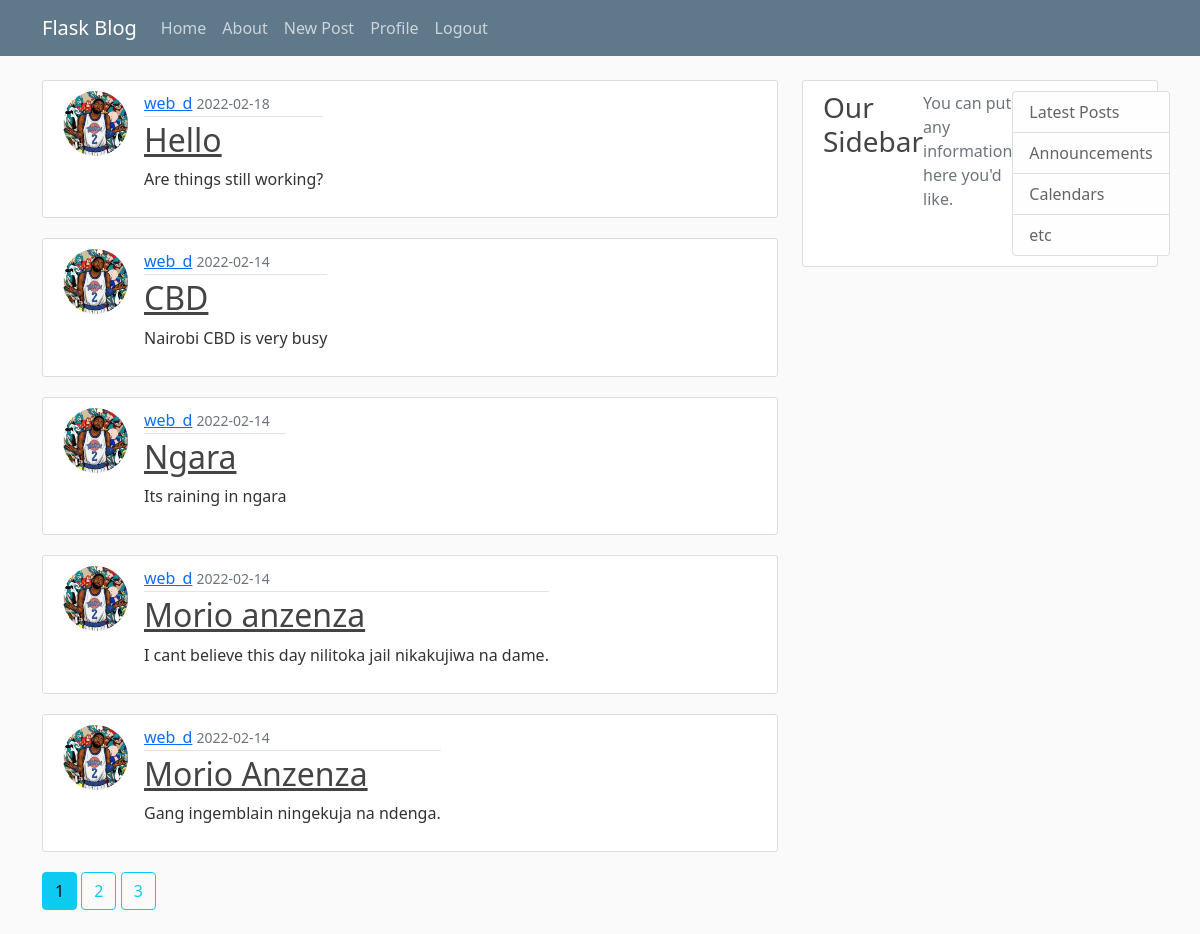
Screenshot of /home (signed in) with the database file from the repository.
### flaskblog/posts/models.py (models this page shows, shortened)
class Post(db.Model):
    id = db.Column(db.Integer, primary_key=True)
    title = db.Column(db.String(100), nullable=False)
    date_posted = db.Column(db.DateTime, nullable=False, default=datetime.utcnow)
    content = db.Column(db.Text, nullable=False)
    user_id = db.Column(db.Integer, db.ForeignKey('user.id'), nullable=False)

### flaskblog/users/models.py (models this page shows, shortened)
class User(db.Model, UserMixin):
    id = db.Column(db.Integer, primary_key=True)
    username = db.Column(db.String(20), unique=True, nullable=False)
    email = db.Column(db.String(120), unique=True, nullable=False)
    image_file = db.Column(db.String(20), nullable=False, default='default.jpg')
    password = db.Column(db.String(60), nullable=False)
    posts = db.relationship('Post', backref='author', lazy=True)

### flaskblog/main/routes.py (the view)
@main.route('/')
@main.route('/home')
def home():
    page = request.args.get('page', 1, type=int)
    posts = Post.query.order_by(Post.date_posted.desc()).paginate(page=page, per_page=5)
    return render_template('home.html', posts=posts)

### flaskblog/users/models.py (called while the page is built)
@login_manager.user_loader
def load_user(user_id): # loads the currend user using user id stored in session
    return User.query.get(int(user_id))

### flaskblog/templates/home.html
{% extends 'layout.html' %}
{% block content %}
    {% for post in posts.items %}
    <article class="media content-section">
      <div>
        <img src="{{ url_for('static', filename='profile_pics/' + post.author.image_file) }}" alt="profile-pic" class="rounded-circle article-img">
      </div>
      <div class="media-body">
        <div class="article-metadata">
          <a class="mr-2" href="{{ url_for('users.account', username=post.author.username) }}">{{ post.author.username }}</a>
          <small class="text-muted">{{ post.date_posted.strftime('%Y-%m-%d') }}</small>
        </div>
        <h2><a class="article-title" href="{{ url_for('posts.post', post_id=post.id) }}">{{ post.title }}</a></h2>
        <p class="article-content">{{ post.content }}</p>
      </div>
    </article>
    {% endfor %}
    {% for page_num in posts.iter_pages(left_edge=1, right_edge=1, left_current=1, right_current=2) %}
      {% if page_num %}
        {% if page_num == posts.page %}
          <a href="{{ url_for('main.home', page=page_num) }}" class="btn btn-info mb-4">{{page_num}}</a>
        {% else %}
          <a href="{{ url_for('main.home', page=page_num) }}" class="btn btn-outline-info mb-4">{{page_num}}</a>
        {% endif %}
      {% else %}
        ...
      {% endif %}
    {% endfor %}
{% endblock %}

### flaskblog/static/main.css (style rules this page uses)
body { background: #fafafa; color: #333333; margin-top: 5rem; }
h1, h2, h3, h4, h5, h6 { color: #444444; }
.content-section { background: #ffffff; padding: 10px 20px; border: 1px solid #dddddd; border-radius: 3px; margin-bottom: 20px; display: flex; }
.article-title { color: #444444; }
.article-content { white-space: pre-line; }
.article-img { height: 65px; width: 65px; margin-right: 16px; }
.article-metadata { padding-bottom: 1px; margin-bottom: 4px; border-bottom: 1px solid #e3e3e3 }

### rows the page displays
Post: image_file (picture), author.username "web_d", date_posted "2022-02-18", title "Hello", content "Are things still working?"
Post: image_file (picture), author.username "web_d", date_posted "2022-02-14", title "CBD", content "Nairobi CBD is very busy"
Post: image_file (picture), author.username "web_d", date_posted "2022-02-14", title "Ngara", content "Its raining in ngara"
Post: image_file (picture), author.username "web_d", date_posted "2022-02-14", title "Morio anzenza", content "I cant believe this day nilitoka jail nikakujiwa na dame."
Post: image_file (picture), author.username "web_d", date_posted "2022-02-14", title "Morio Anzenza", content "Gang ingemblain ningekuja na ndenga."

### other values shown
{{ page_num }} "1"
{{ page_num }} "2" "3"
